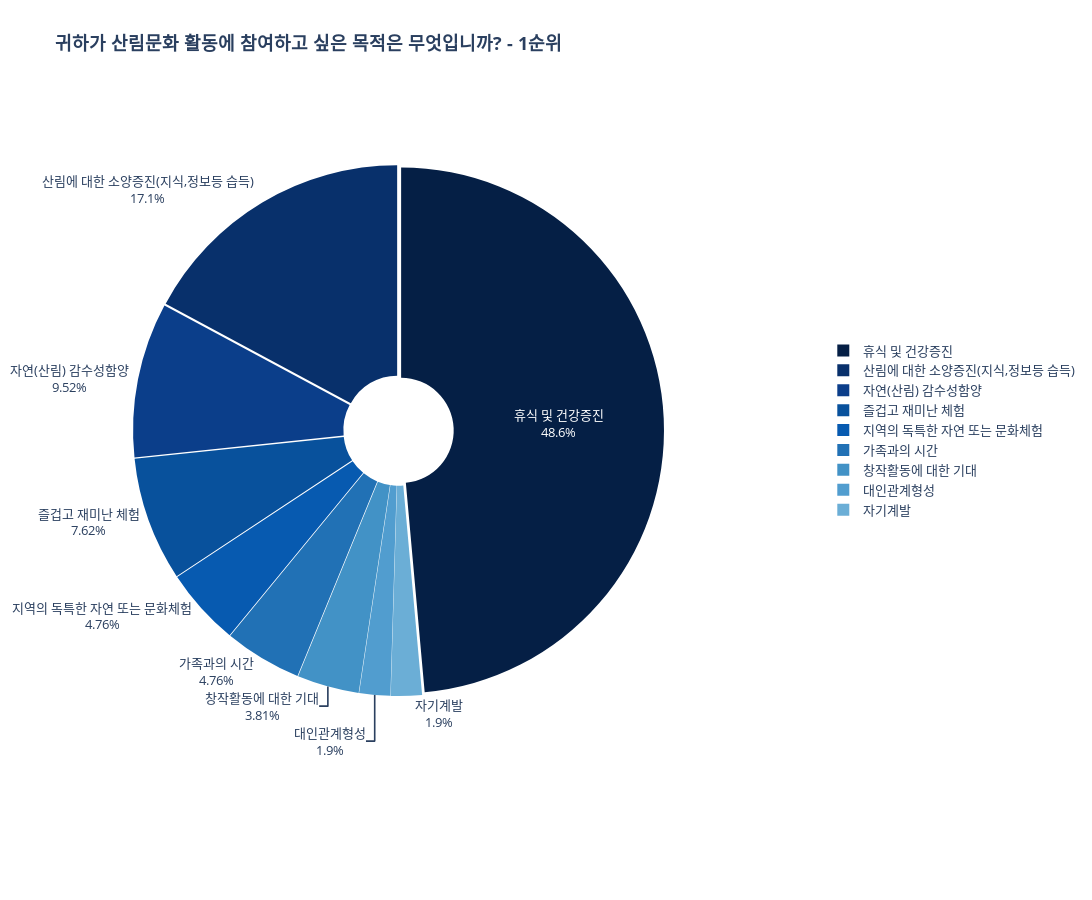

Notebook source saved alongside this figure:
### Code cell
# 빈도를 비율로 변환
frequency7_1['비율'] = frequency7_1['1순위'] / frequency7_1['1순위'].sum()

# 파이 차트 시각화 (크기 조절)
fig = px.pie(frequency7_1, values='비율', names='값', title="<b>귀하가 산림문화 활동에 참여하고 싶은 목적은 무엇입니까? - 1순위</b>", hole=0.2,
                color_discrete_sequence=color_scale)

fig.update_layout(
    font=dict(size=13),
    height=900,  # 그림의 높이 설정
    width=1400,    # 그림의 너비 설정
    legend=dict(x=1.3, y=0.5)  # 범례 위치 조정 (x, y 조절 가능)
)
# 차트 내에 비율 숫자 직접 표시
pull_lst = [0.01] * 12
fig.update_traces(textinfo='percent+label', pull=pull_lst, insidetextorientation='horizontal')  # 비율 숫자를 라벨과 함께 표시

fig.show()

### Figure 1 — Plotly figure (JSON) as saved in the notebook; plotly's stock layout.template omitted (floating-point values rounded to 4 significant figures)
{"data": [{"domain": {"x": [0, 1], "y": [0, 1]}, "hole": 0.2, "hovertemplate": "값=%{label}<br>비율=%{value}<extra></extra>", "insidetextorientation": "horizontal", "labels": ["휴식 및 건강증진", "산림에 대한 소양증진(지식,정보등 습득)", "자연(산림) 감수성함양", "즐겁고 재미난 체험", "지역의 독특한 자연 또는 문화체험", "가족과의 시간", "창작활동에 대한 기대", "대인관계형성", "자기계발"], "legendgroup": "", "name": "", "pull": [0.01, 0.01, 0.01, 0.01, 0.01, 0.01, 0.01, 0.01, 0.01, 0.01, 0.01, 0.01], "showlegend": true, "textinfo": "percent+label", "type": "pie", "values": [0.4857, 0.1714, 0.09524, 0.07619, 0.04762, 0.04762, 0.0381, 0.01905, 0.01905]}], "layout": {"font": {"size": 13}, "height": 900, "legend": {"tracegroupgap": 0, "x": 1.3, "y": 0.5}, "piecolorway": ["rgb(5,31,69)", "rgb(8,48,107)", "rgb(11,62,138)", "rgb(8,81,156)", "rgb(7,90,176)", "rgb(33,113,181)", "rgb(66,146,198)", "rgb(81,157,207)", "rgb(107,174,214)", "rgb(158,202,225)", "rgb(198,219,239)", "rgb(222,235,247)", "rgb(247,251,255)"], "title": {"text": "<b>귀하가 산림문화 활동에 참여하고 싶은 목적은 무엇입니까? - 1순위</b>"}, "width": 1400}}
